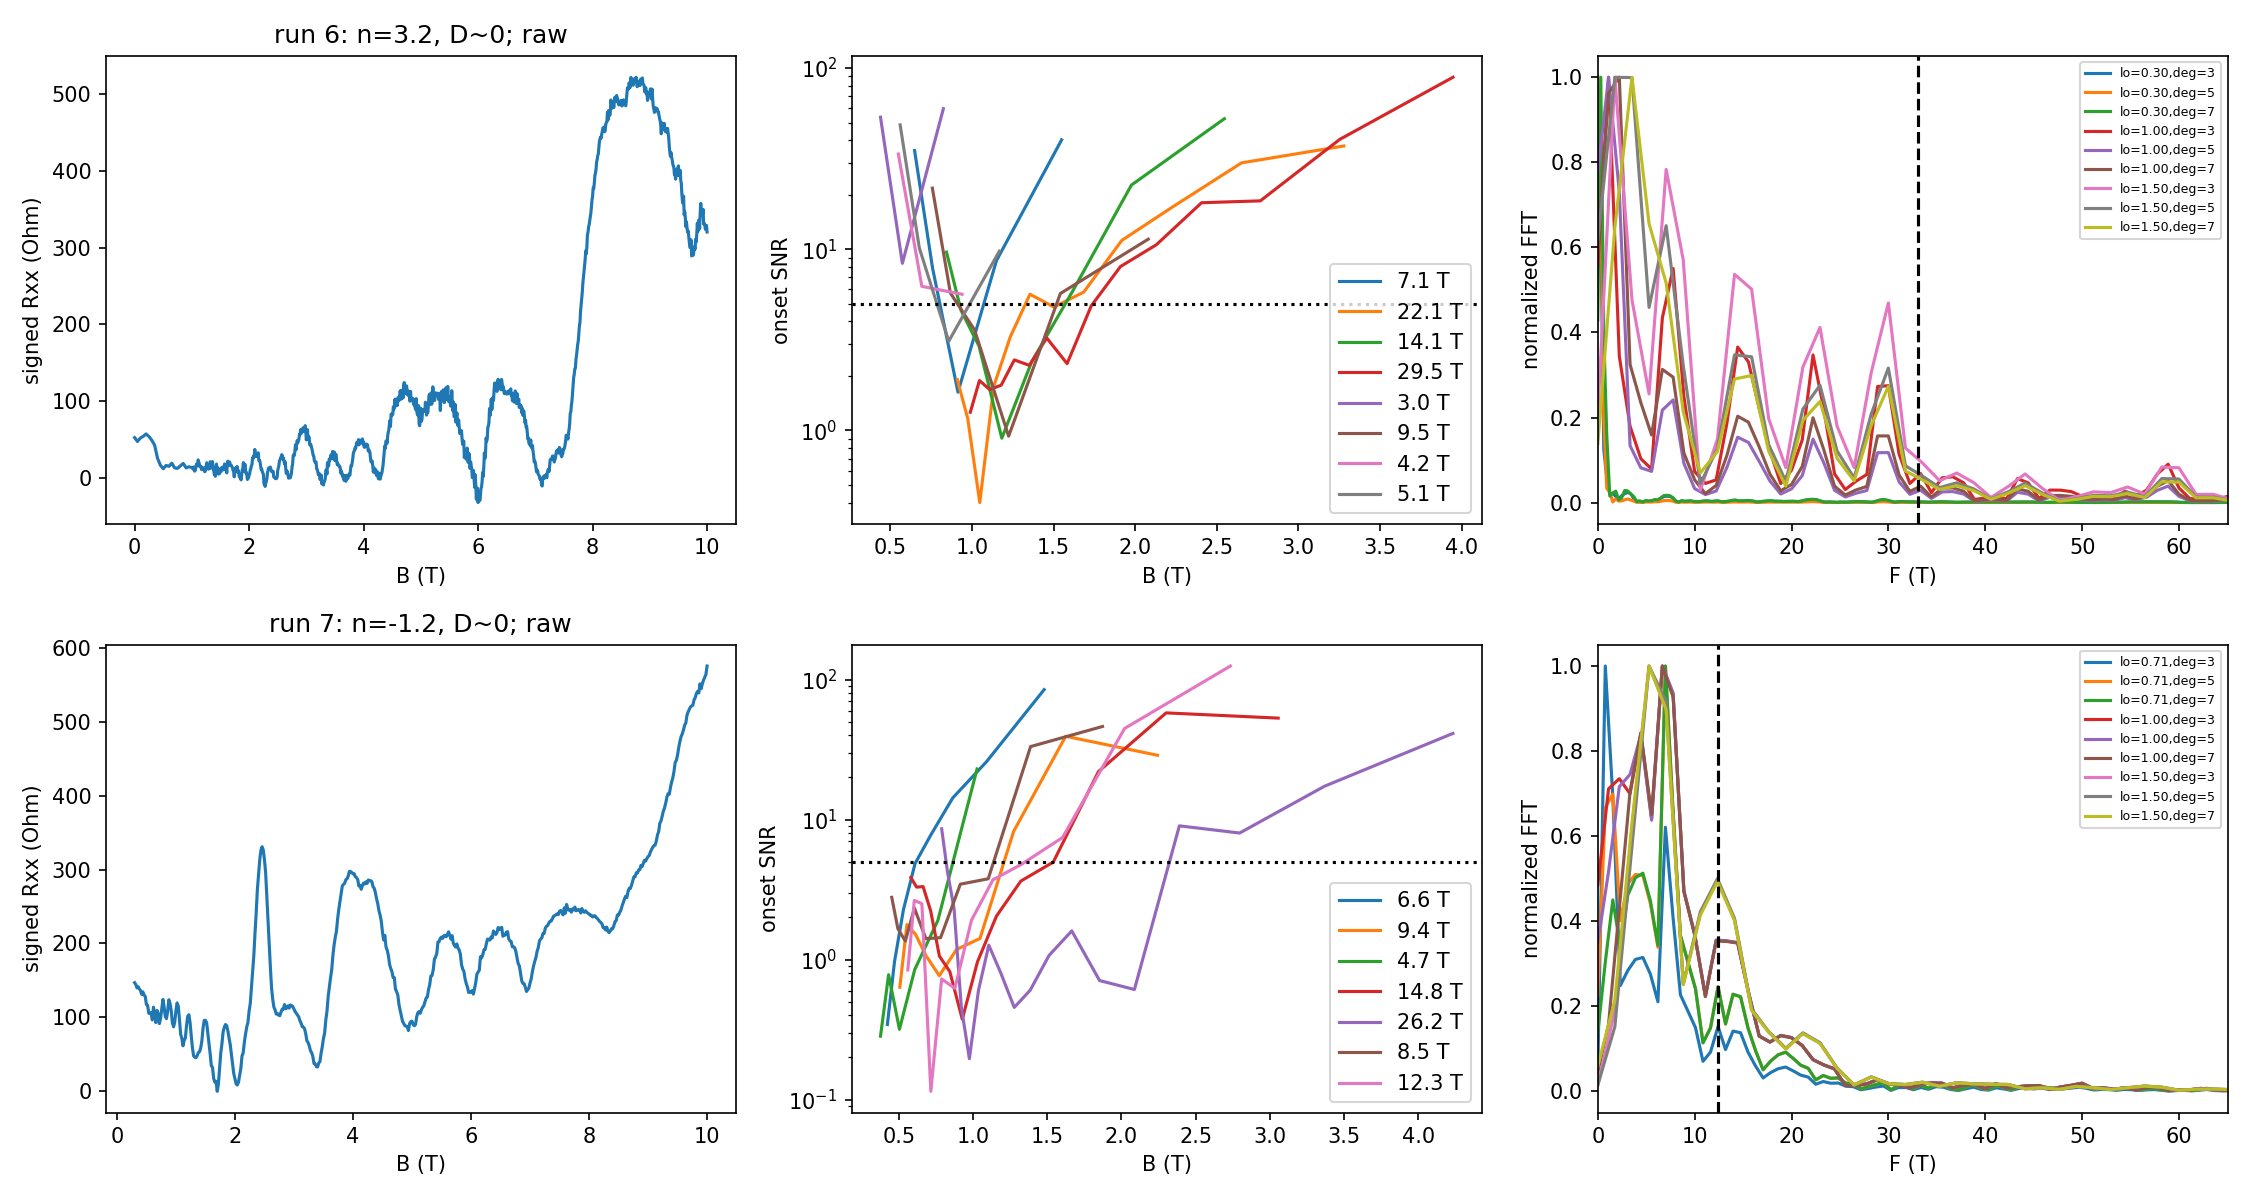

Recreate this plot in Python.
from pathlib import Path
import json
import numpy as np
import matplotlib.pyplot as plt
from scipy.signal import find_peaks
from hera.analysis import open_run, resolve_channels, sdh_onset, sdh_fft
root=Path.cwd()
results={}
fig,axs=plt.subplots(2,3,figsize=(15,8))
for row,(rid,n) in enumerate([(6,3.2),(7,-1.2)]):
 r=open_run(root/'data'/str(rid)); ch={c.cid:c for c in resolve_channels(r.meta)}
 B=r.col('magnet_field'); I=r.col('sr0_X')/ch['sr0'].gain; R=r.col('sr1_X')/ch['sr1'].gain/1e-8
 print('RUN',rid,'rows',r.rows,'complete',r.complete,'interrupted',r.interrupted,'R range',R.min(),R.max(),'I nA',I.min()*1e9,I.max()*1e9,'seconds',r.meta['end_time']-r.meta['start_time'])
 print('T',np.min(r.col('T_sample')),np.max(r.col('T_sample')),'gate max pA',[np.max(np.abs(r.col(c)))*1e12 for c in ['k_2400_tg_curr','k_2400_bg_curr']])
 axs[row,0].plot(B,R); axs[row,0].set(xlabel='B (T)',ylabel='signed Rxx (Ohm)',title=f'run {rid}: n={n}, D~0; raw')
 on=sdh_onset(R,B,r_full_scale=5000); print(on.summary())
 results[str(rid)]={'onset':on.onset_b,'tone':on.onset_freq,'censored':next(t.censored for t in on.tones if t.freq==on.onset_freq)}
 for t in on.tones:
  axs[row,1].semilogy(t.b_centers,t.snr,label=f'{t.freq:.1f} T')
 axs[row,1].axhline(5,color='k',ls=':');axs[row,1].set(xlabel='B (T)',ylabel='onset SNR');axs[row,1].legend()
 for blo in [on.onset_b,max(on.onset_b,1.0),max(on.onset_b,1.5)]:
  for deg in [3,5,7]:
   f,s=sdh_fft(R[:,None],B,b_range=(blo,10),bg_degree=deg,nfft=4096,log=False)
   p,_=find_peaks(s[0]); p=[j for j in p if 2<f[j]<65];p=sorted(p,key=lambda j:-s[0,j])[:6]
   print('FFT',rid,'B_lo',blo,'deg',deg,'peaks',[(round(f[j],2),round(s[0,j],2)) for j in p])
   axs[row,2].plot(f,s[0]/max(s[0]),label=f'lo={blo:.2f},deg={deg}')
 axs[row,2].set(xlim=(0,65),xlabel='F (T)',ylabel='normalized FFT');axs[row,2].axvline(abs(n)*10.33917,color='k',ls='--');axs[row,2].legend(fontsize=6)
fig.tight_layout();fig.savefig(root/'hera_scratch/spot_fan_design.png',dpi=150)
(root/'hera_scratch/spot_onsets.json').write_text(json.dumps(results,indent=2))
for rid in [5,6,7]:
 r=open_run(root/'data'/str(rid)); dt=np.diff(r.col('time'))
 print('TIMING',rid, 'dt percentiles',np.percentile(dt,[10,50,90,99]),'delay',r.meta.get('fast_delay',r.meta.get('delay')))
